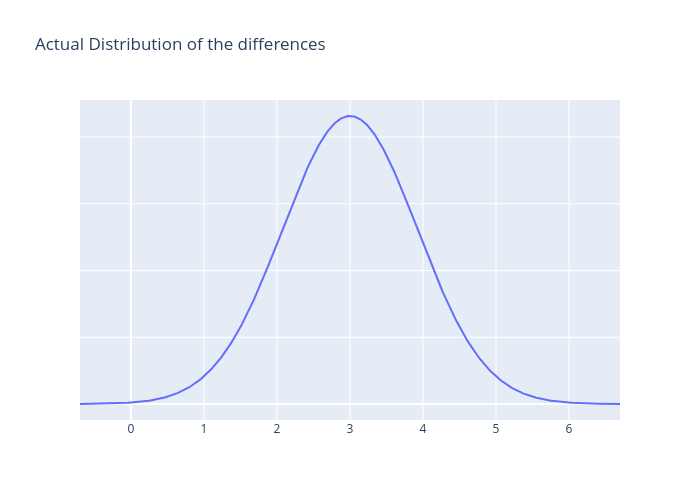

The notebook cell saved with this chart:
### Code cell
fig = go.Figure()

fig.add_trace(go.Scatter(x=x_diff,y=y_diff,mode='lines',name='Distribution of of Means of subgroups',line=dict(width=2)))

fig.update_layout(xaxis=dict(title=None),yaxis=dict(title=None,showticklabels=False), height=500, width=700,
                  title='Actual Distribution of the differences')

fig.show()

### Figure 1 — Plotly figure (JSON) as saved in the notebook; plotly's stock layout.template omitted (floating-point values rounded to 4 significant figures; data arrays with more than 128 entries replaced by an {"elided": "..."} marker saying what was removed)
{"data": [{"line": {"width": 2}, "mode": "lines", "name": "Distribution of of Means of subgroups", "type": "scatter", "x": {"elided": "500 float values"}, "y": {"elided": "500 float values"}}], "layout": {"height": 500, "title": {"text": "Actual Distribution of the differences"}, "width": 700, "xaxis": {"title": {}}, "yaxis": {"showticklabels": false, "title": {}}}}
